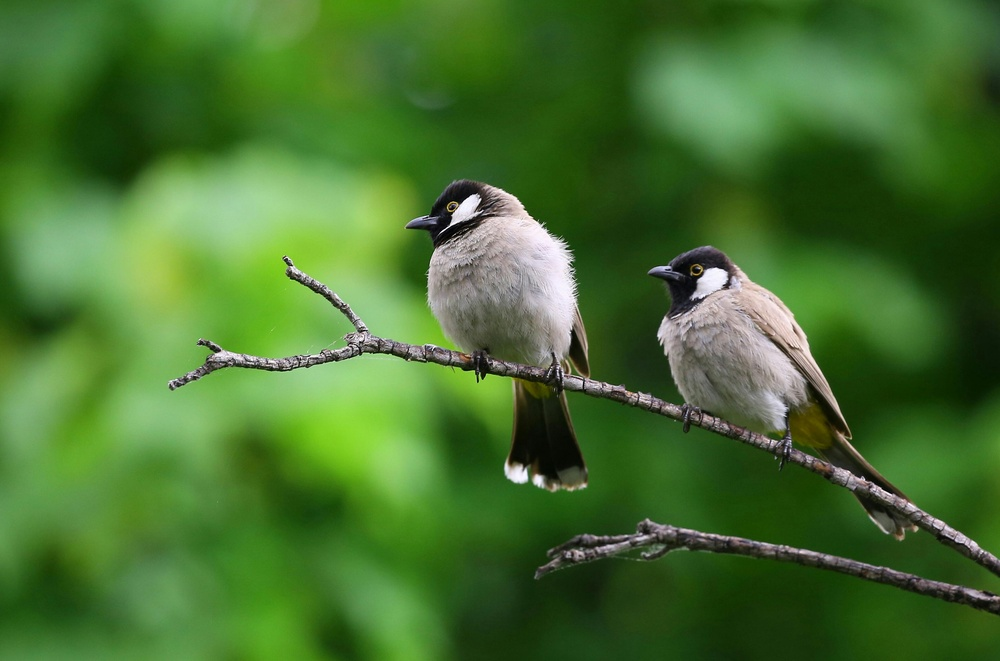
#> input picture lesson-14/homework/images/birds.jpg, 1000 x 661 px, shrunk from 3849 x 2544 before the run
$ python image_manipulation.py
#> lines starting #> are read from the running program, lines starting #| are printed output that depends on the picture; after the words box and inside, x2 and y2 are one past the last pixel; in counts of white or black regions, pixels touching at a corner belong together
from PIL import Image
import numpy as np

# Load image
img = Image.open("images/birds.jpg")
#> img is the input picture: PIL image 1000x661 RGB; mean R, G, B 70.3, 112.7, 47.4
img_np = np.array(img)

# Flip Horizontally and Vertically
flipped_h = np.flip(img_np, axis=1)  # Left-right
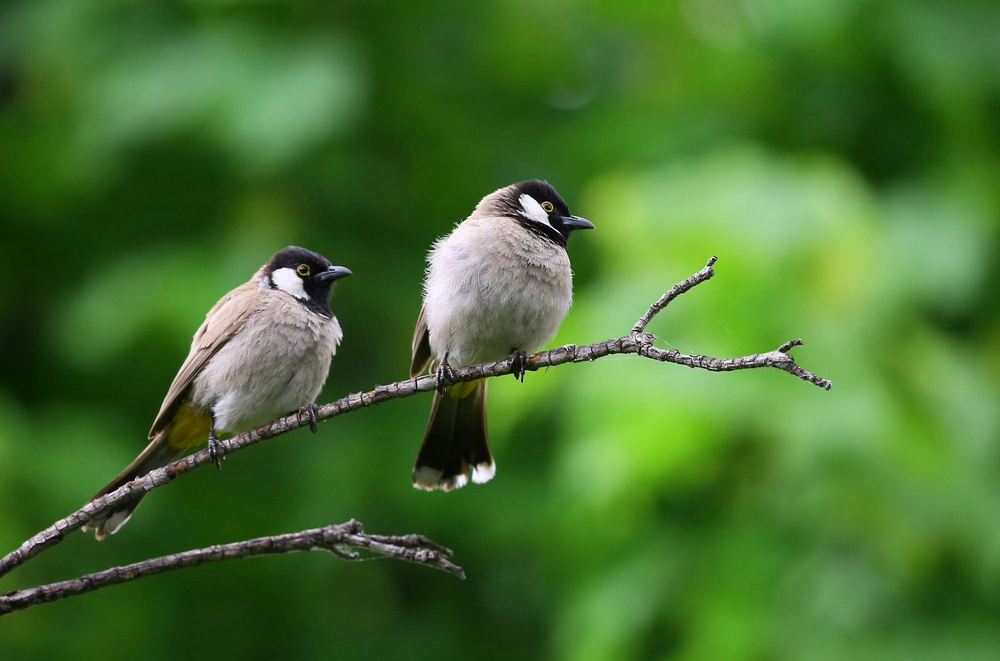
#> flipped_h: shape (661, 1000, 3); mean R, G, B 70.3, 112.7, 47.4
flipped_v = np.flip(img_np, axis=0)  # Up-down
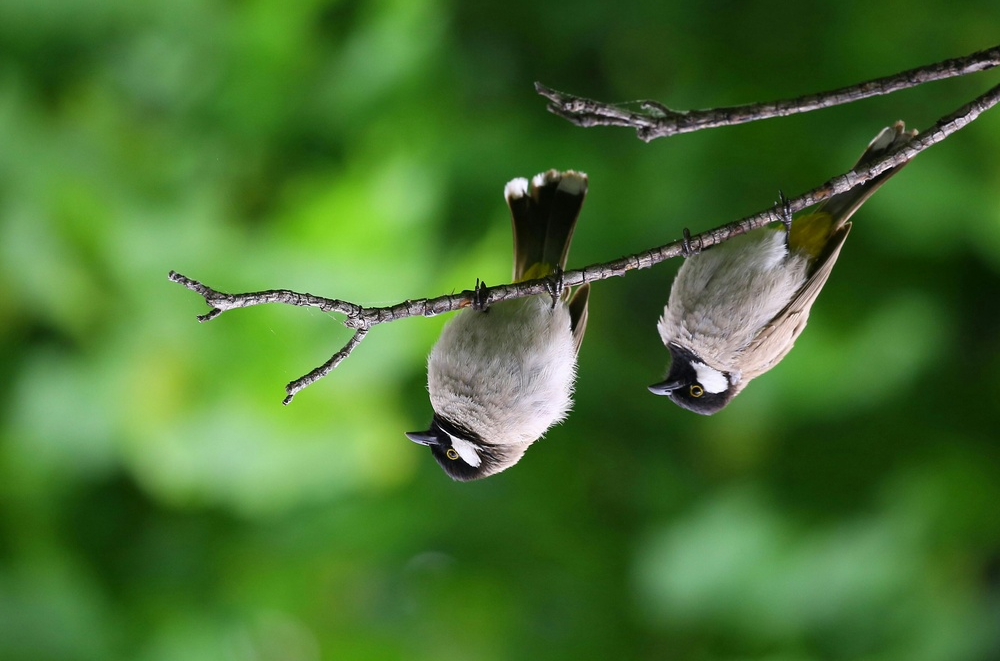
#> flipped_v: shape (661, 1000, 3); mean R, G, B 70.3, 112.7, 47.4

# Add Random Noise
noise = np.random.randint(0, 50, img_np.shape, dtype='uint8')
noisy_image = np.clip(img_np + noise, 0, 255)
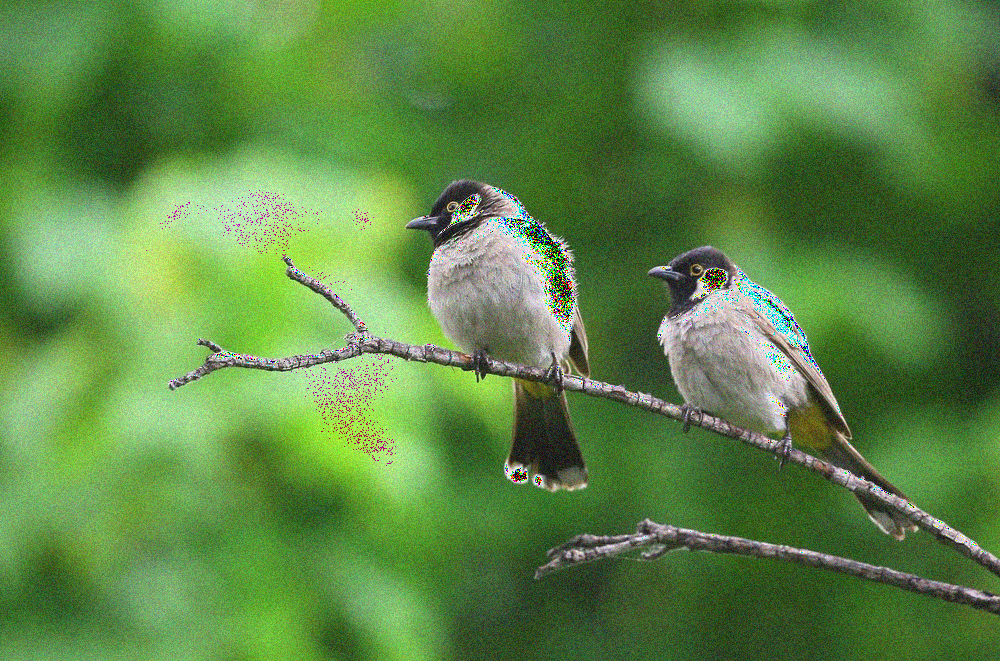
#> noisy_image: shape (661, 1000, 3); mean R, G, B 93.3, 135.7, 70.6

# Brighten Red Channel by 40
bright_image = img_np.copy()
bright_image[:, :, 0] = np.clip(bright_image[:, :, 0] + 40, 0, 255)  # Red channel
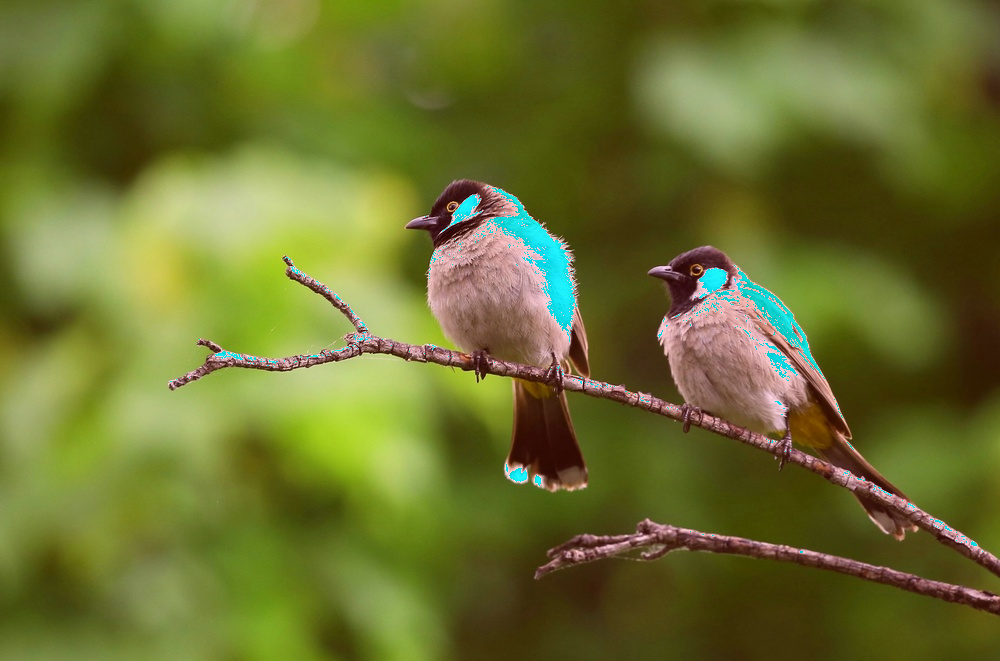
#> bright_image: shape (661, 1000, 3); mean R, G, B 107.5, 112.7, 47.4

# Mask a 100x100 black rectangle in center
masked_image = img_np.copy()
h, w = masked_image.shape[:2]
#> h = 661; w = 1000
center_x, center_y = w // 2, h // 2
#> center_x = 500; center_y = 330
masked_image[center_y-50:center_y+50, center_x-50:center_x+50] = [0, 0, 0]
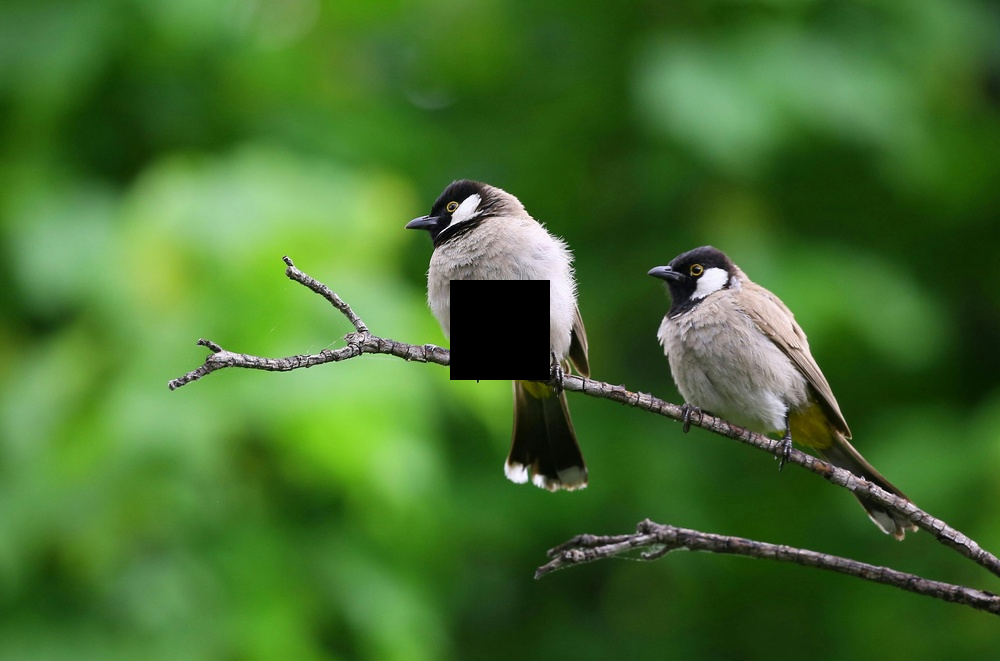
#> masked_image: shape (661, 1000, 3); 1.51% of pixels changed, all inside (x1, y1, x2, y2) = (450, 280, 550, 380)

# Save results
Image.fromarray(flipped_h).save("images/birds_flipped_horizontal.jpg")
Image.fromarray(flipped_v).save("images/birds_flipped_vertical.jpg")
Image.fromarray(noisy_image).save("images/birds_noisy.jpg")
Image.fromarray(bright_image).save("images/birds_bright_red.jpg")
Image.fromarray(masked_image).save("images/birds_masked.jpg")
